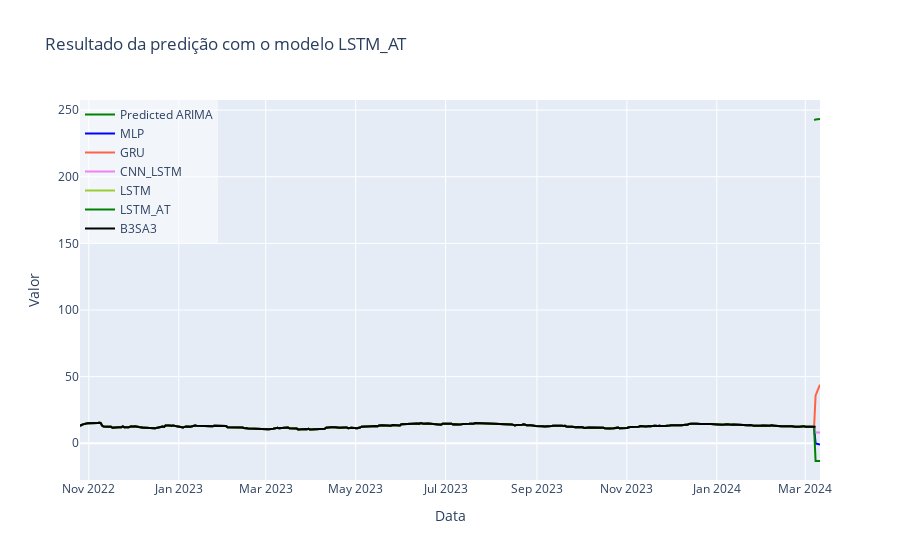

The notebook cell saved with this chart:
### Code cell
import plotly.graph_objects as go

# Cria um gráfico de linha usando o Plotly
fig = go.Figure()

fig.add_trace(go.Scatter(x=T_preds[-(n_steps+1):], y=arima_predictions, mode='lines', name="Predicted ARIMA", line=dict(color='green')))

# Adiciona os valores preditos ao gráfico
colors=['blue', 'tomato', 'violet', 'yellowgreen', 'green']
for i in range(new_predictions.shape[1]):
    fig.add_trace(go.Scatter(x=T_preds, y=new_predictions[:,i], mode='lines', name=f'{list(trained_best_models.keys())[i]}', line=dict(color=colors[i])))


# Adiciona os valores reais ao gráfico
fig.add_trace(go.Scatter(x=T_test.values, y=y_test_real, mode='lines', name=ticker, line=dict(color='black')))
# Configura o layout do gráfico
fig.update_layout(
    title=f'Resultado da predição com o modelo {model_name}',
    xaxis_title='Data',
    yaxis_title='Valor',
    showlegend=True,
    legend=dict(x=0, y=1, bgcolor='rgba(255, 255, 255, 0.5)')
)

# Exibe o gráfico
fig.show()

### Figure 1 — Plotly figure (JSON) as saved in the notebook; plotly's stock layout.template omitted (floating-point values rounded to 4 significant figures; data arrays with more than 128 entries replaced by an {"elided": "..."} marker saying what was removed)
{"data": [{"line": {"color": "green"}, "mode": "lines", "name": "Predicted ARIMA", "type": "scatter", "x": ["2024-03-07T00:00:00.000000000", "2024-03-08T00:00:00.000000000", "2024-03-11T00:00:00.000000000"], "y": [242.5, 242.9, 243.3]}, {"line": {"color": "blue"}, "mode": "lines", "name": "MLP", "type": "scatter", "x": {"elided": "341 str values"}, "y": {"elided": "341 float values"}}, {"line": {"color": "tomato"}, "mode": "lines", "name": "GRU", "type": "scatter", "x": {"elided": "341 str values"}, "y": {"elided": "341 float values"}}, {"line": {"color": "violet"}, "mode": "lines", "name": "CNN_LSTM", "type": "scatter", "x": {"elided": "341 str values"}, "y": {"elided": "341 float values"}}, {"line": {"color": "yellowgreen"}, "mode": "lines", "name": "LSTM", "type": "scatter", "x": {"elided": "341 str values"}, "y": {"elided": "341 float values"}}, {"line": {"color": "green"}, "mode": "lines", "name": "LSTM_AT", "type": "scatter", "x": {"elided": "341 str values"}, "y": {"elided": "341 float values"}}, {"line": {"color": "black"}, "mode": "lines", "name": "B3SA3", "type": "scatter", "x": {"elided": "340 str values"}, "y": {"elided": "340 float values"}}], "layout": {"legend": {"bgcolor": "rgba(255, 255, 255, 0.5)", "x": 0, "y": 1}, "showlegend": true, "title": {"text": "Resultado da predição com o modelo LSTM_AT"}, "xaxis": {"title": {"text": "Data"}}, "yaxis": {"title": {"text": "Valor"}}}}
